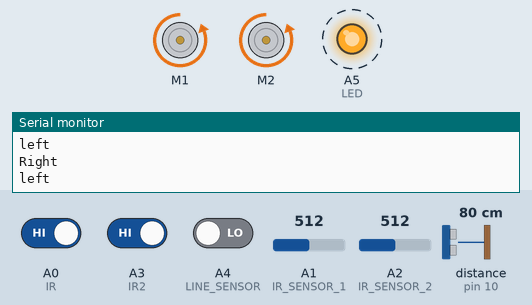
This sketch was run on a simulated Arduino Uno, built with avr-gcc and run on an emulated ATmega328P. Shown: 2 × DC motor (green arrow = forward, orange = backward, longer = faster), output pins drawn as LEDs (lit = HIGH), the last lines printed to the serial monitor. Dashed ring = blinking. Inputs (shaded band) come from the test bench; at power-on: A4 (LINE_SENSOR) LOW, distance to the obstacle (sensor on pin 10) 80 cm, A3 (IR2) HIGH, A2 (IR_SENSOR_2) = 512, A0 (IR) HIGH, A1 (IR_SENSOR_1) = 512. The echo pulse lasts 58.3 µs per cm.

Above: at 5.2 s.
5.7 s: A4 (LINE_SENSOR) driven HIGH
At 6.6 s:
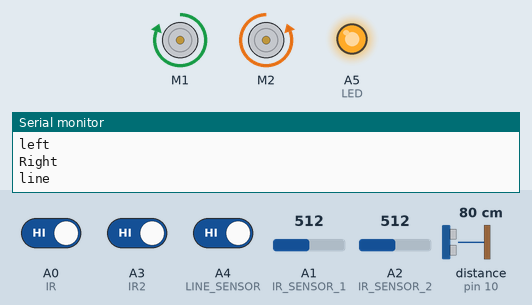
8.9 s: distance to the obstacle (sensor on pin 10) set to 2 cm
At 8.93 s:
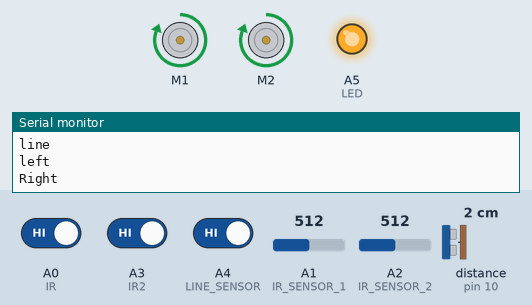
12.1 s: A3 (IR2) driven LOW
15.3 s: A4 (LINE_SENSOR) driven LOW
18.5 s: A2 (IR_SENSOR_2) set to 273
21.7 s: A2 (IR_SENSOR_2) set to 246
At 22.5 s:
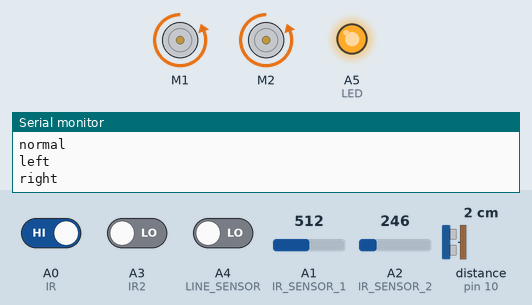
Timing chart, 0 to 25.9 s (numbered marks = the images above; inputs shaded):
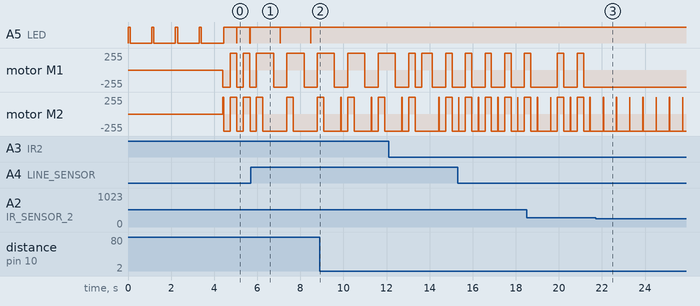

Measured:
- the behaviour switches between 260 and 259 on A2 (IR_SENSOR_2) (found by bisection; images 2 and 3)
- after the input at 5.7 s, A5 (LED): alternates HIGH for 1.4 s and LOW for 0.01 s, starting after 1.4 s; motor M1: alternates forward 255/255 for 0.80 s and backward 255/255 for 0.61 s, starting after 1.1 s; motor M2: backward 255/255 → forward 255/255 after 1.7 s, → backward 255/255 0.30 s later, → forward 255/255 1.1 s later
- after the input at 8.9 s, A5 (LED): stops changing and stays HIGH
- after the input at 21.7 s, motor M1: stops changing and stays backward 255/255
- by itself, motor M1: alternates forward 255/255 for 0.30 s and backward 255/255 for 0.32 s
- by itself, motor M2: alternates forward 255/255 for 0.31 s and backward 255/255 for 0.32 s

The sketch:

Sumo.ino
```cpp
#include <AFMotor.h>
#include <NewPing.h>
#include "SharpIR.h"

#define IR_SENSOR_1 A1
#define IR_SENSOR_2 A2
#define LINE_SENSOR A4
#define LED A5

#define IR A0
#define IR2 A3


#define FRONT_HC_TRIG 9
#define FRONT_HC_ECHO 10

AF_DCMotor motor1(1);
AF_DCMotor motor2(2);

NewPing sonarFront(FRONT_HC_TRIG, FRONT_HC_ECHO, 150);

int sonarDistance = 70;
int IRDistanceFront = 70;
const unsigned long measurementInterval = 100;

void setup()
{
  Serial.begin(9600);

  pinMode(IR, INPUT);
  pinMode(IR2, INPUT);

  pinMode(IR_SENSOR_1, INPUT);
  pinMode(IR_SENSOR_2, INPUT);
  pinMode(LINE_SENSOR, INPUT);
  pinMode(LED, OUTPUT);

  digitalWrite(LED, HIGH);
  delay(100);
  digitalWrite(LED, LOW);
  delay(1000);
  digitalWrite(LED, HIGH);
  delay(100);
  digitalWrite(LED, LOW);
  delay(1000);
  digitalWrite(LED, HIGH);
  delay(100);
  digitalWrite(LED, LOW);
  delay(1000);
  digitalWrite(LED, HIGH);
  delay(100);
  digitalWrite(LED, LOW);
  delay(1000);


  // Stop
  motor1.setSpeed(255);
  motor1.run(RELEASE);
  motor2.setSpeed(255);
  motor2.run(RELEASE);
}

void loop()
{
  if (sonar() != 0)
  {
    Serial.println("normal");
    motor1.run(BACKWARD);
    motor2.run(FORWARD);

    digitalWrite(LED, HIGH);
    delay(10);
  }

  // Left
  if(IRSensor_1() != 0)
  {
    Serial.println("left");
    motor1.run(BACKWARD);
    motor2.run(BACKWARD);

    digitalWrite(LED, HIGH);
    delay(300);
  }

  // Right
  if(IRSensor_2() != 0)
  {
    Serial.println("Right");
    motor1.run(FORWARD);
    motor2.run(FORWARD);

    digitalWrite(LED, HIGH);
    delay(300);
  }

  // Back
  if(!digitalRead(IR))
  {
    Serial.println("left");
    motor1.run(FORWARD);
    motor2.run(FORWARD);

    digitalWrite(LED, HIGH);
    delay(300);
  }

  if(!digitalRead(IR2))
  {
    Serial.println("right");
    motor1.run(BACKWARD);
    motor2.run(BACKWARD);

    digitalWrite(LED, HIGH);
    delay(300);
  }

  // Line sensor
  if(lineSensor())
  {
    Serial.println("line");
    motor1.run(FORWARD);
    motor2.run(BACKWARD);
    digitalWrite(LED, HIGH);
    delay(500);

    motor1.run(BACKWARD);
    motor2.run(BACKWARD);
    delay(300);
  }

  digitalWrite(LED, LOW);
  motor1.run(BACKWARD);
  motor2.run(FORWARD);
  delay(2);
}

int sonar()
{
  unsigned long currentTime = millis();
  static unsigned long lastMeasurementTime;

  if (currentTime - lastMeasurementTime >= measurementInterval)
  {
    lastMeasurementTime = currentTime;

    unsigned long frontDistance = sonarFront.ping_cm();

    if (frontDistance != 0 && frontDistance < sonarDistance)
      return frontDistance;

    return 0;
  }
}

int IRSensor_1()
{
  unsigned long currentTime = millis();
  static unsigned long lastMeasurementTime;
  static int lastIr1Distance = -1;

  if (currentTime - lastMeasurementTime >=40)
  {
    lastMeasurementTime = currentTime;

    int ir1_distance_cm = 29.988 * pow(analogRead(IR_SENSOR_1) * (3.3 / 1024), -1.173);
    if (ir1_distance_cm <= IRDistanceFront && (ir1_distance_cm < 37 || ir1_distance_cm > 41))
    {
      if (ir1_distance_cm == lastIr1Distance)
      {
        lastIr1Distance = ir1_distance_cm;
        return ir1_distance_cm;
      }
    }

    lastIr1Distance = ir1_distance_cm;

    return 0;
  }
}

int IRSensor_2() {
  unsigned long currentTime = millis();
  static unsigned long lastMeasurementTime;
  static int lastIr1Distance = -1;

  if (currentTime - lastMeasurementTime >= 40)
  {
    lastMeasurementTime = currentTime;

    int ir1_distance_cm = 29.988 * pow(analogRead(IR_SENSOR_2) * (3.3 / 1024), -1.173);
    if (ir1_distance_cm <= IRDistanceFront && (ir1_distance_cm < 37 || ir1_distance_cm > 41))
    {
      if (ir1_distance_cm == lastIr1Distance)
      {
        lastIr1Distance = ir1_distance_cm;
        return ir1_distance_cm;
      }
    }

    lastIr1Distance = ir1_distance_cm;

    return 0;
  }
}

int lineSensor()
{
  if (digitalRead(LINE_SENSOR) == HIGH)
     return 1;

  return 0;
}
```

SharpIR.cpp
```cpp
#include "SharpIR.h"

uint8_t SharpIR::getDistance( bool avoidBurstRead )
{
	uint8_t distance ;

	if( !avoidBurstRead ) while( millis() <= lastTime + 20 ) {} //wait for sensor's sampling time

	lastTime = millis();

	switch( sensorType )
	{
		case GP2Y0A41SK0F :

			distance = 2076/(analogRead(pin)-11);

			if(distance > 30) return 31;
			else if(distance < 4) return 3;
			else return distance;

			break;

		case GP2Y0A21YK0F :

      		distance = 4800/(analogRead(pin)-20);

			if(distance > 80) return 81;
			else if(distance < 10) return 9;
			else return distance;

			break;

		case GP2Y0A02YK0F :

			distance = 9462/(analogRead(pin)-16.92);

			if(distance > 150) return 151;
			else if(distance < 20) return 19;
			else return distance;
	}
}

uint8_t SharpIR::getDistanceFilter(uint32_t timeOut)
{
	burs = timeOut;
    static uint32_t lastDistance = 0;
    static uint32_t lastReadingTime = 0;

    uint32_t currentDistance = getDistance();
    uint32_t currentTime = millis();

    if (currentDistance != lastDistance)
    {
        lastDistance = currentDistance;
        lastReadingTime = currentTime;
    }
    else if (currentTime - lastReadingTime >= burs)
    {
        return currentDistance;
    }
}
```

SharpIR.h
```cpp
/*
 * SharpIR
 * Library for the acquisition of distance data from Sharp IR sensors
 */

#pragma once

#include <Arduino.h>

class SharpIR
{
	public:

		using sensorCode = const uint8_t ;

		SharpIR( sensorCode _sensorType , uint8_t _sensorPin ) : sensorType( _sensorType ) , pin( _sensorPin ) {}

		uint8_t getDistance( bool avoidBurstRead = true ) ;
		uint8_t getDistanceFilter(uint32_t timeOut = 20);

		static sensorCode GP2Y0A41SK0F = 0 ;
		static sensorCode GP2Y0A21YK0F = 1 ;
		static sensorCode GP2Y0A02YK0F = 3 ;

	protected:

		uint8_t sensorType, pin ;

	private:

		uint32_t lastTime = 0 ;
		uint32_t burs;
};
```
